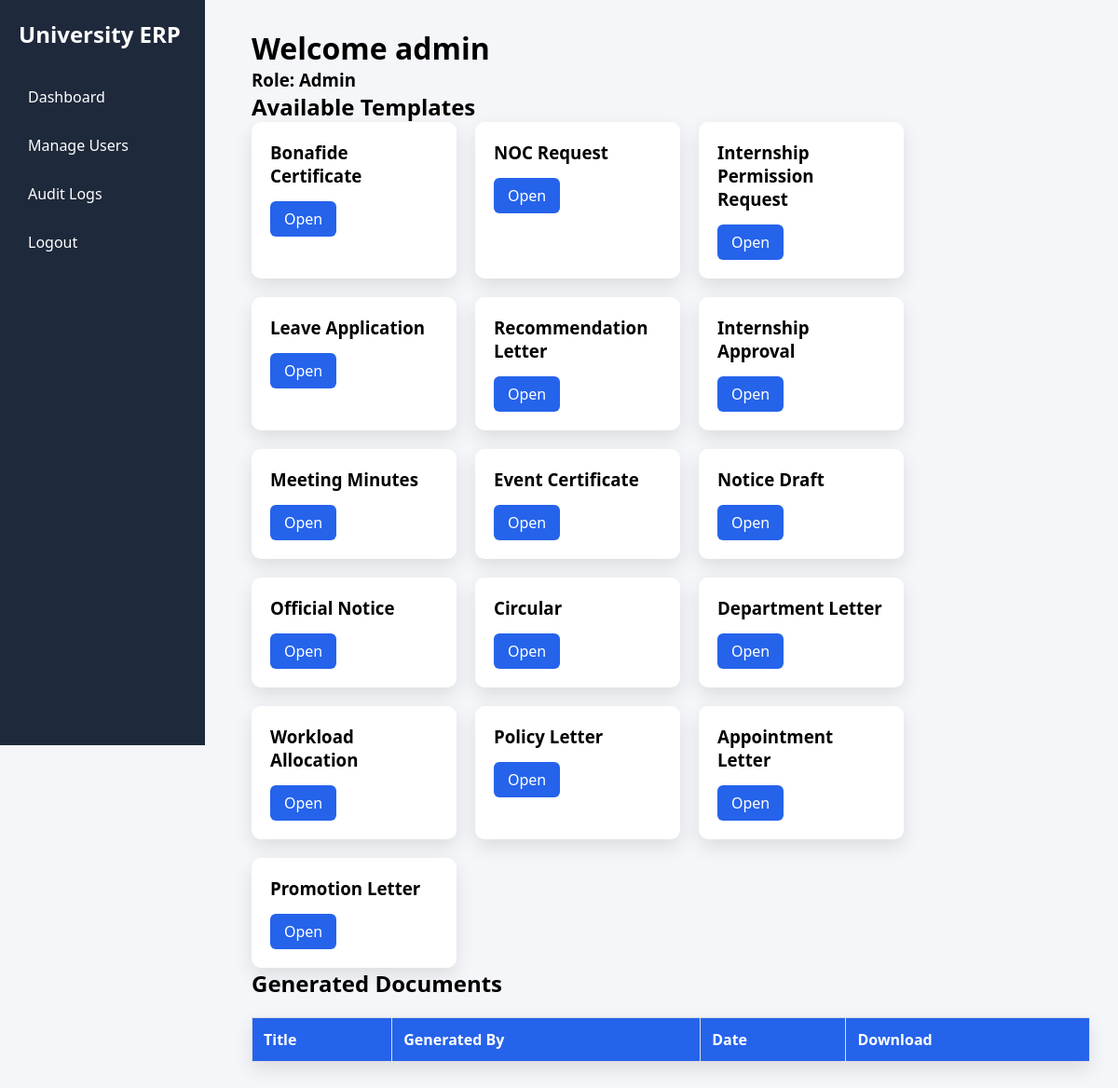
Page /dashboard (signed in) on the earlier database version.
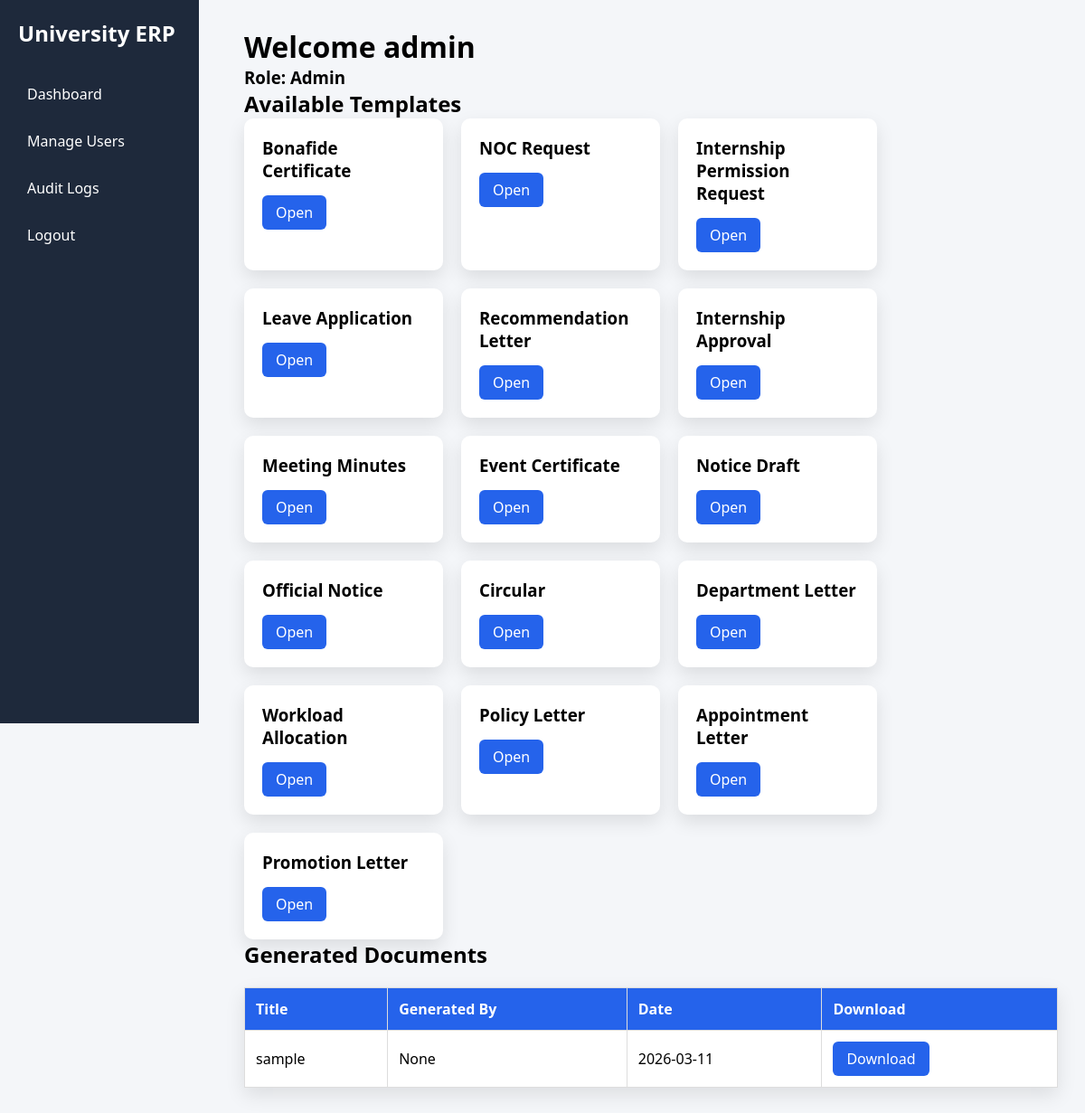
Same page on the later database version.
### database.py (models this page shows)
class User(UserMixin, db.Model):
    id = db.Column(db.Integer, primary_key=True)
    username = db.Column(db.String(100), unique=True)
    password = db.Column(db.String(200))
    role = db.Column(db.String(50))  # student, faculty, hod, dean, admin

class Template(db.Model):
    id = db.Column(db.Integer, primary_key=True)
    name = db.Column(db.String(100))
    file_path = db.Column(db.String(200))
    allowed_roles = db.Column(db.String(200))

class Document(db.Model):
    id = db.Column(db.Integer, primary_key=True)
    title = db.Column(db.String(200))
    department = db.Column(db.String(200))
    date = db.Column(db.String(100))
    authority = db.Column(db.String(200))
    filename = db.Column(db.String(200))
    created_by = db.Column(db.String(100))
    role = db.Column(db.String(50))
    created_at = db.Column(db.DateTime, default=datetime.utcnow)

### app.py (the view)
@app.route("/dashboard")
@login_required
def dashboard():
    templates = Template.query.all()
    allowed_templates = []
    for template in templates:
        roles = template.allowed_roles.split(",")
        if current_user.role in roles:
            allowed_templates.append(template)
    documents = DocModel.query.all()
    return render_template(
        "dashboard.html",
        templates=allowed_templates,
        documents=documents
    )

### app.py (called while the page is built)
@login_manager.user_loader
def load_user(user_id):
    return User.query.get(int(user_id))

### templates/dashboard.html (shortened to what this page needs)
<!DOCTYPE html>
<html>
<head>
    <link rel="stylesheet" href="{{ url_for('static', filename='style.css') }}">
</head>
<body>
<div class="sidebar">
    <h2>University ERP</h2>
    <a href="/dashboard">Dashboard</a>
    {% if current_user.role == "admin" %}
        <a href="/users">Manage Users</a>
        <a href="/audit_logs">Audit Logs</a>
    {% endif %}
    <a href="/logout">Logout</a>
</div>
<div class="main-content">
    <h1>Welcome {{ current_user.username }}</h1>
    <h3>Role: {{ current_user.role|capitalize }}</h3>
    <h2>Available Templates</h2>
    <div class="card-container">
        {% for template in templates %}
        <div class="card">
            <h3>{{ template.name }}</h3>
            <a href="/create/{{ template.id }}" class="btn">
                Open
            </a>
        </div>
        {% endfor %}
    </div>
    <h2>Generated Documents</h2>
    <table>
        <tr>
            <th>Title</th>
            <th>Generated By</th>
            <th>Date</th>
            <th>Download</th>
        </tr>
        {% for doc in documents %}
        <tr>
            <td>{{ doc.title }}</td>
            <td>{{ doc.created_by }}</td>
            <td>{{ doc.created_at.strftime('%Y-%m-%d') if doc.created_at }}</td>
            <td>
                <a href="/generated_docs/{{ doc.filename }}" class="btn">
                    Download
                </a>
            </td>
        </tr>
        {% endfor %}
    </table>
</div>
</body>
</html>

### static/style.css (style rules this page uses)
* { margin: 0; padding: 0; box-sizing: border-box; }
body { font-family: "Segoe UI", Arial, sans-serif; background-color: #f4f6f9; }
.sidebar { width: 220px; height: 100vh; background: #1e293b; position: fixed; padding: 20px; color: white; }
.sidebar h2 { margin-bottom: 30px; }
.sidebar a { display: block; color: white; padding: 10px; margin: 10px 0; text-decoration: none; border-radius: 6px; }
.main-content { margin-left: 240px; padding: 30px; }
.card-container { display: flex; gap: 20px; flex-wrap: wrap; }
.card { background: white; padding: 20px; width: 220px; border-radius: 10px; box-shadow: 0px 8px 20px rgba(0,0,0,0.1); }
.card h3 { margin-bottom: 15px; }
.btn { padding: 8px 15px; background: #2563eb; color: white; text-decoration: none; border-radius: 6px; display: inline-block; }
table { width: 100%; border-collapse: collapse; background: white; margin-top: 20px; box-shadow: 0px 8px 20px rgba(0,0,0,0.1); }
th, td { padding: 12px; border: 1px solid #ddd; text-align: left; }
th { background: #2563eb; color: white; }

Differences in the rows shown:
added Document: title "sample", created_by "None", created_at "2026-03-11"
